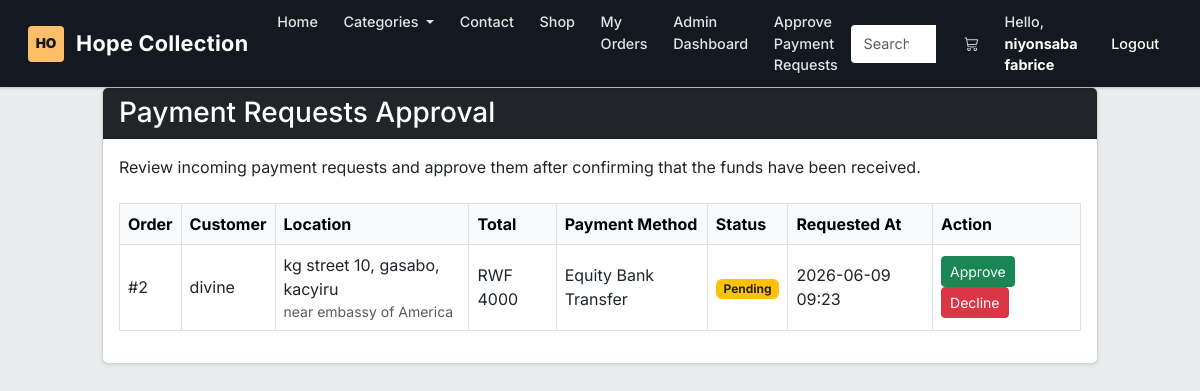
The app's page /admin/top-up-requests (signed in), older data.
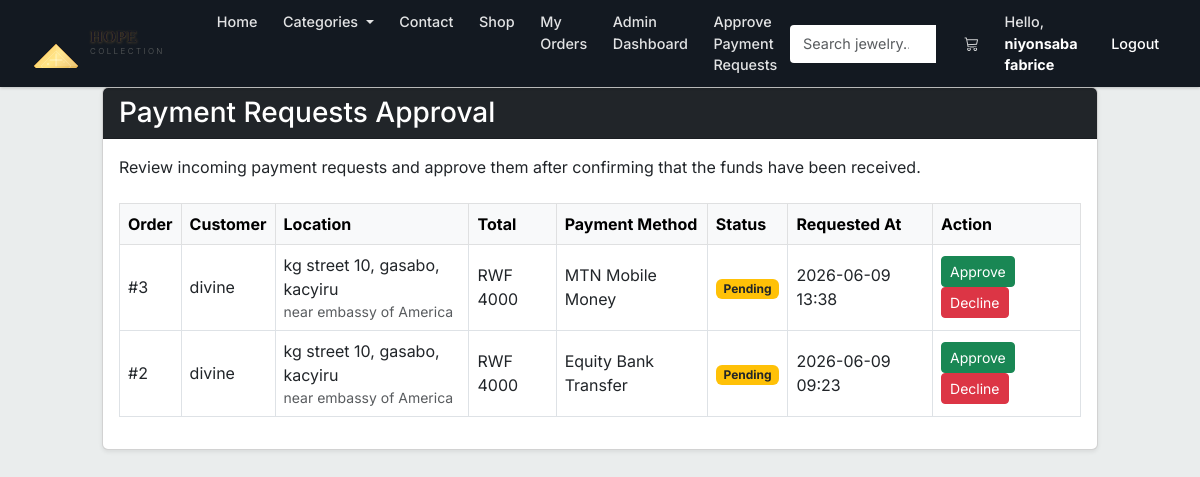
The same page, newer data.
### market/models.py (models this page shows, shortened)
class SiteSettings(db.Model):
    __tablename__ = 'site_settings'
    id               = db.Column(db.Integer, primary_key=True)
    business_name    = db.Column(db.String(100), nullable=False, default='Hope Collection')
    tagline          = db.Column(db.String(255), default='Your one-stop boutique for elegance.')
    logo_url         = db.Column(db.String(255), default='')
    meta_description = db.Column(db.String(255), default='Hope Collection - Quality jewelry, electronics, and accessories.')
    whatsapp_number  = db.Column(db.String(20), nullable=False, default='250789174857')
    contact_email    = db.Column(db.String(120), nullable=False, default='niyonsabafabrice03@gmail.com')
    business_phone   = db.Column(db.String(20))
    business_address = db.Column(db.String(255))
    facebook_url     = db.Column(db.String(255))
    instagram_url    = db.Column(db.String(255))
    currency_code    = db.Column(db.String(10), default='RWF')
    delivery_fee     = db.Column(db.Integer, default=0)
    about_content    = db.Column(db.Text, default='Welcome to Hope Collection. We provide quality products and services.')

class User(db.Model, UserMixin):  # ✅ FIXED: only ONE User class (merged both into this one)
    __tablename__ = 'user'
    id               = db.Column(db.Integer, primary_key=True)
    username         = db.Column(db.String(100), nullable=False, unique=True)
    email_address    = db.Column(db.String(120), nullable=False, unique=True)
    password_hash    = db.Column(db.String(200), nullable=False)
    budget           = db.Column(db.Integer, nullable=False, default=1000)
    is_admin         = db.Column(db.Boolean, default=False)
    created_at       = db.Column(db.DateTime, default=lambda: datetime.now(timezone.utc))
    top_up_requests  = db.relationship(
                            'TopUpRequest',
                            backref='requester',           # ✅ FIXED: renamed backref to avoid clash with Transaction backref 'user'
                            lazy=True,
                            foreign_keys='TopUpRequest.user_id'
                        )
    transactions     = db.relationship('Transaction', backref='user', lazy=True)  # ✅ FIXED: moved here from duplicate class
    @property
    def password(self):
        raise AttributeError('Password is not a readable attribute!')

class Order(db.Model):
    __tablename__ = 'orders'
    id             = db.Column(db.Integer, primary_key=True)
    user_id        = db.Column(db.Integer, db.ForeignKey('user.id'), nullable=False)
    total_price    = db.Column(db.Integer, nullable=False)
    payment_method = db.Column(db.String(20), nullable=False)
    sector         = db.Column(db.String(100), nullable=False)
    district       = db.Column(db.String(100), nullable=False)
    street         = db.Column(db.String(100), nullable=False)
    location_note  = db.Column(db.String(255), nullable=True)
    status         = db.Column(db.String(20), nullable=False, default='pending')  # pending | approved | completed | cancelled
    created_at     = db.Column(db.DateTime, nullable=False, default=lambda: datetime.now(timezone.utc))  # ✅ FIXED: utcnow() deprecated
    approved_at    = db.Column(db.DateTime)
    approver_id    = db.Column(db.Integer, db.ForeignKey('user.id'))
    user     = db.relationship('User', foreign_keys=[user_id],     backref='orders')
    approver = db.relationship('User', foreign_keys=[approver_id], backref='approved_orders')
    order_items = db.relationship('OrderItem', backref='order', lazy=True, cascade="all, delete-orphan")

### market/routes.py (the view)
@app.route('/admin/top-up-requests')
@login_required
def top_up_requests():
    if not is_site_owner():
        flash('Admin access only', category='danger')
        return redirect(url_for('market_page'))
    orders = Order.query.filter_by(status='pending').order_by(Order.created_at.desc()).all()
    return render_template('top_up_requests.html', orders=orders)

### market/models.py (called while the page is built)
@login_manager.user_loader
def load_user(user_id):
    return db.session.get(User, int(user_id))  # ✅ FIXED: replaced deprecated User.query.get()

### market/routes.py (called while the page is built)
def is_site_owner():
    return current_user.is_authenticated and (current_user.is_admin or current_user.email_address == 'niyonsabafabrice03@gmail.com')

### market/templates/top_up_requests.html
{% extends "base.html" %}
{% block content %}
<div class="row justify-content-center">
    <div class="col-md-10">
        <div class="card shadow-sm">
            <div class="card-header bg-dark text-white">
            <h3 class="mb-0">Payment Requests Approval</h3>
        </div>
        <div class="card-body">
            <p class="mb-4">Review incoming payment requests and approve them after confirming that the funds have been received.</p>
                {% if orders %}
                <div class="table-responsive">
                    <table class="table table-bordered table-hover align-middle">
                        <thead class="table-light">
                            <tr>
                                <th>Order</th>
                                <th>Customer</th>
                                <th>Location</th>
                                <th>Total</th>
                                <th>Payment Method</th>
                                <th>Status</th>
                                <th>Requested At</th>
                                <th>Action</th>
                            </tr>
                        </thead>
                        <tbody>
                            {% for order in orders %}
                            <tr>
                                <td>#{{ order.id }}</td>
                                <td>{{ order.user.username }}</td>
                                <td>
                                    {{ order.street }}, {{ order.district }}, {{ order.sector }}
                                    {% if order.location_note %}
                                    <div class="text-muted small">{{ order.location_note }}</div>
                                    {% endif %}
                                </td>
                                <td>RWF {{ order.total_price }}</td>
                                <td>
                                    {% if order.payment_method == 'mtn' %}
                                        MTN Mobile Money
                                    {% elif order.payment_method == 'equity' %}
                                        Equity Bank Transfer
                                    {% else %}
                                        Wallet Balance
                                    {% endif %}
                                </td>
                                <td>
                                    {% if order.status == 'pending' %}
                                        <span class="badge bg-warning text-dark">Pending</span>
                                    {% elif order.status == 'approved' %}
                                        <span class="badge bg-success">Approved</span>
                                    {% elif order.status == 'completed' %}
                                        <span class="badge bg-primary">Completed</span>
                                    {% else %}
                                        <span class="badge bg-danger">Cancelled</span>
                                    {% endif %}
                                </td>
                                <td>{{ order.created_at.strftime('%Y-%m-%d %H:%M') }}</td>
                                <td>
                                    {% if order.status == 'pending' %}
                                    <a href="{{ url_for('manage_top_up_request', order_id=order.id, action='approve') }}" class="btn btn-sm btn-success me-1">Approve</a>
                                    <a href="{{ url_for('manage_top_up_request', order_id=order.id, action='decline') }}" class="btn btn-sm btn-danger">Decline</a>
                                    {% else %}
                                    <span class="text-muted">No actions</span>
                                    {% endif %}
                                </td>
                            </tr>
                            {% endfor %}
                        </tbody>
                    </table>
                </div>
                {% else %}
                <div class="alert alert-info" role="alert">
                    There are no payment requests at the moment.
                </div>
                {% endif %}
            </div>
        </div>
    </div>
</div>
{% endblock %}

### market/templates/base.html (shortened to what this page needs)
<!DOCTYPE html>
<html lang="en">
<head>
    <link href="https://cdn.jsdelivr.net/npm/bootstrap@5.3.0/dist/css/bootstrap.min.css" rel="stylesheet">
    <link rel="stylesheet" href="https://cdn.jsdelivr.net/npm/bootstrap-icons@1.11.3/font/bootstrap-icons.css">
    <link rel="stylesheet" href="{{ url_for('static', filename='css/storefront.css') }}">
</head>
<body>
<nav class="navbar navbar-expand-lg navbar-light sticky-top navbar-custom">
    <div class="container-fluid">
        <a class="navbar-brand" href="{{ url_for('home_page') }}">
            {% if site_settings.logo_url and site_settings.logo_url != '/static/images/logo.png' and site_settings.logo_url != '/static/images/logos/hope-collection-logo.svg' %}
                <span class="brand-mark d-none">{{ site_settings.business_name[:2].upper() if site_settings.business_name else 'HC' }}</span>
                <span class="brand-text d-none">{{ site_settings.business_name }}</span>
            {% else %}
                <img src="{{ url_for('static', filename='images/logos/hope-collection-logo.svg') }}" alt="Hope Collection logo" class="brand-logo" onerror="this.classList.add('d-none'); this.nextElementSibling.classList.remove('d-none'); this.nextElementSibling.nextElementSibling.classList.remove('d-none');">
            {% endif %}
        </a>
        <div class="collapse navbar-collapse" id="navbarNav">
            <ul class="navbar-nav me-auto">
                <li class="nav-item">
                    <a class="nav-link px-3" href="{{ url_for('home_page') }}">Home</a>
                </li>
                <li class="nav-item dropdown">
                    <a class="nav-link dropdown-toggle px-3" href="#" id="navbarDropdown" role="button" data-bs-toggle="dropdown">
                        Categories
                    </a>
                </li>
                <li class="nav-item">
                    <a class="nav-link px-3" href="{{ url_for('contact_page') }}">Contact</a>
                </li>
                {% if current_user.is_authenticated %}
                <li class="nav-item">
                    <a class="nav-link px-3" href="{{ url_for('market_page') }}">Shop</a>
                </li>
                <li class="nav-item">
                    <a class="nav-link px-3" href="{{ url_for('transaction_history') }}">My Orders</a>
                </li>
                {% if current_user.id == 1 %}
                <li class="nav-item dropdown">
                    <a class="nav-link" href="{{ url_for('admin_dashboard') }}">Admin Dashboard</a>
                </li>
                <li class="nav-item">
                    <a class="nav-link" href="{{ url_for('top_up_requests') }}">Approve Payment Requests</a>
                </li>
                {% endif %}
                {% endif %}
            </ul>
            <form class="d-flex me-lg-3 my-2 my-lg-0">
                <div class="input-group">
                    <input class="form-control search-bar-nav" type="search" placeholder="Search jewelry..." aria-label="Search">
                </div>
            </form>
            <ul class="navbar-nav align-items-lg-center">
                {% if current_user.is_authenticated %}
                    <li class="nav-item">
                        <a class="nav-link px-3" href="{{ url_for('view_cart') }}">
                            <i class="bi bi-cart3"></i>
                            {% set cart = session.get('cart', []) %}
                        </a>
                    </li>
                    <li class="nav-item">
                        <span class="nav-link px-3 nav-greeting">Hello, <strong>{{ current_user.username }}</strong></span>
                    </li>
                    <li class="nav-item">
                        <a class="nav-link btn btn-sm btn-outline-dark ms-lg-2" href="{{ url_for('logout_page') }}">Logout</a>
                    </li>
                {% endif %}
            </ul>
        </div>
    </div>
</nav>
<main>
    {% block content %}
    {% endblock %}
</main>
</body>
</html>

### market/static/css/storefront.css (style rules this page uses)
:root { --ink: #0f1111; --muted: #565959; --paper: #eaeded; --cream: #f3efe7; --line: rgba(15, 17, 17, 0.11); --gold: #c7923e; --green: #198754; --amazon-blue: #146eb4; --amazon-orange: #febd69; --amazon-yellow: #f3a847; --card-bg: #ffffff; --hero-gradient: linear-gradient(135deg, #1a1a2e, #16213e, #0f3460); --shadow-sm: 0 2px 5px rgba(0,0,0,0.06); --shadow-md: 0 4px 12px rgba(0,0,0,0.10); --shadow-lg: 0 8px 30px rgba(0,0,0,0.12); }
* { letter-spacing: 0; box-sizing: border-box; }
body { color: var(--ink); background: var(--paper); font-family: Inter, ui-sans-serif, system-ui, -apple-system, BlinkMacSystemFont, "Segoe UI", sans-serif; }
.navbar-custom { background: #131921; border-bottom: none; box-shadow: 0 1px 3px rgba(0,0,0,0.2); padding: 0.2rem 1rem; min-height: 60px; }
.navbar-custom .container-fluid { max-width: 1280px; }
.navbar-brand { align-items: center; color: #fff !important; display: inline-flex; gap: 0.75rem; font-weight: 700; font-size: 1.35rem; text-decoration: none; transition: opacity 0.2s; padding: 0; }
.brand-logo { height: 48px; width: auto; max-width: 200px; object-fit: contain; border-radius: 0; margin-right: 0; background: transparent; border: none; filter: brightness(1.05); transition: opacity 0.25s ease; }
.navbar-custom .nav-link { color: rgba(255,255,255,0.88) !important; font-weight: 500; font-size: 0.9rem; padding: 0.5rem 0.8rem !important; border-radius: 3px; transition: all 0.15s ease; }
.nav-greeting { color: rgba(255,255,255,0.8) !important; font-size: 0.85rem; background: transparent !important; border-radius: 3px; padding: 0.4rem 0.6rem !important; }
.nav-greeting strong { color: #fff; }
.search-bar-nav { background: #fff; border: 1px solid transparent; color: #0f1111 !important; border-radius: 4px 0 0 4px; font-size: 0.9rem; min-height: 38px; }
.navbar-custom .btn-outline-dark { border-color: rgba(255,255,255,0.3); color: #fff !important; }

Row changes from the older to the newer data that the page shows:
no longer on this page (row edited): SiteSettings: business_name "HO", business_name "Hope Collection"
added Order: id "3", user.username "divine", street "kg street 10", district "gasabo", sector "kacyiru", location_note "near embassy of America", total_price "4000", payment_method "MTN Mobile Money", status "Pending", created_at "2026-06-09 13:38"
